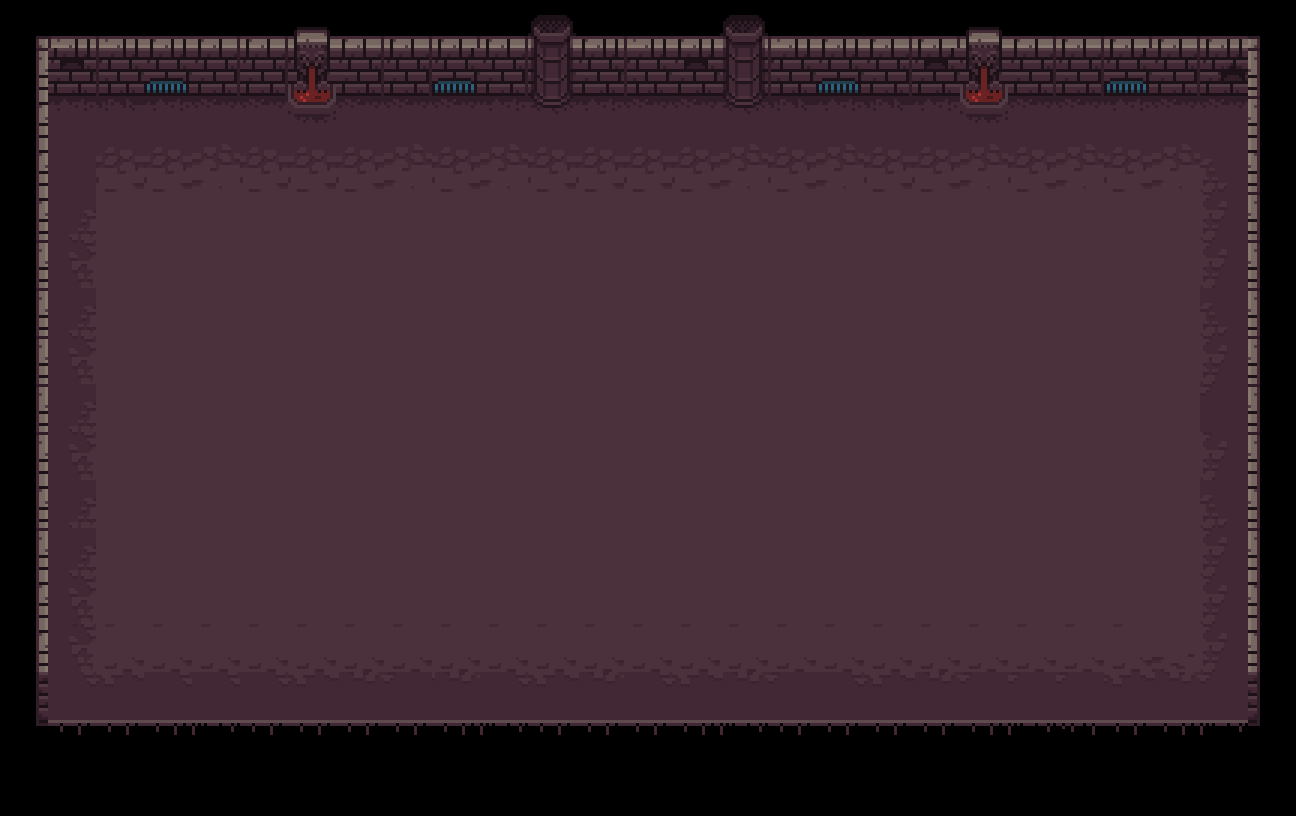

A level layout from a 2D game, rendered from its tile map. Below: a short description, then the map file with tile-grid data replaced by summaries:
An orthogonal 27x17 tile map with 48x48 px tiles, 7 tile layers (suelo, paredes, camara, salaFinal, ...).

<map version="1.0" tiledversion="1.1.3" orientation="orthogonal" renderorder="right-down" width="27" height="17" tilewidth="48" tileheight="48" infinite="0" nextobjectid="1">
 <tileset firstgid="1" source="tileModificadox3.tsx" />
 <layer name="suelo" width="27" height="17">
  <data>[459 cells, 325 non-empty, 19 distinct tile ids]</data>
 </layer>
 <layer name="paredes" width="27" height="17">
  <data>[459 cells, 107 non-empty, 26 distinct tile ids]</data>
 </layer>
 <layer name="camara" width="27" height="17">
  <data>[459 cells, 350 non-empty, 1 distinct tile ids]</data>
 </layer>
 <layer name="salaFinal" width="27" height="17">
  <data>[459 cells, 0 non-empty, 0 distinct tile ids]</data>
 </layer>
 <layer name="salaInicial" width="27" height="17">
  <data>[459 cells, 325 non-empty, 1 distinct tile ids]</data>
 </layer>
 <layer name="cierresPuertas" width="27" height="17">
  <data>[459 cells, 18 non-empty, 1 distinct tile ids]</data>
 </layer>
 <layer name="capaExtra" width="27" height="17">
  <data>[459 cells, 0 non-empty, 0 distinct tile ids]</data>
 </layer>
</map>
